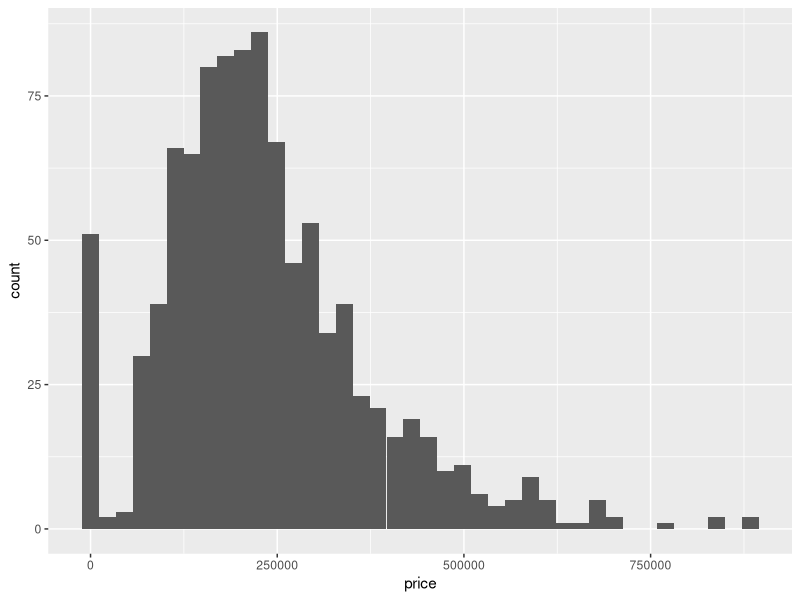
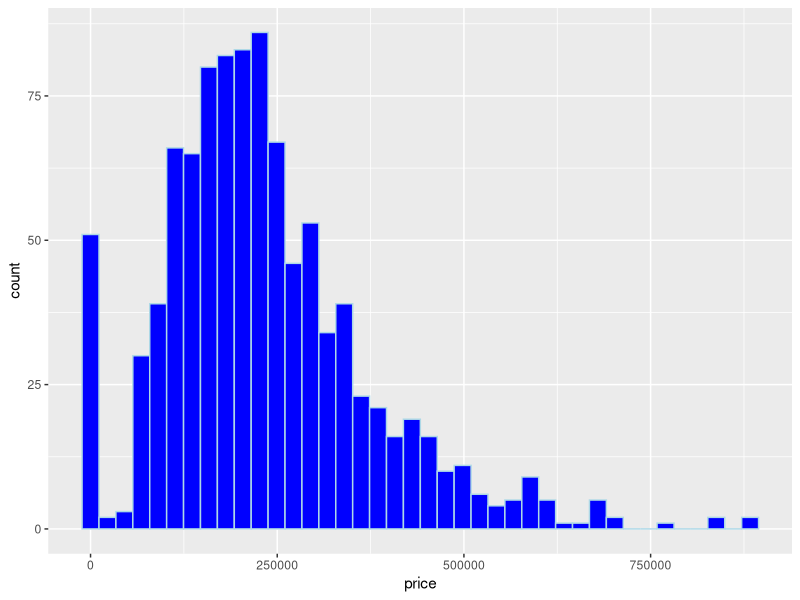
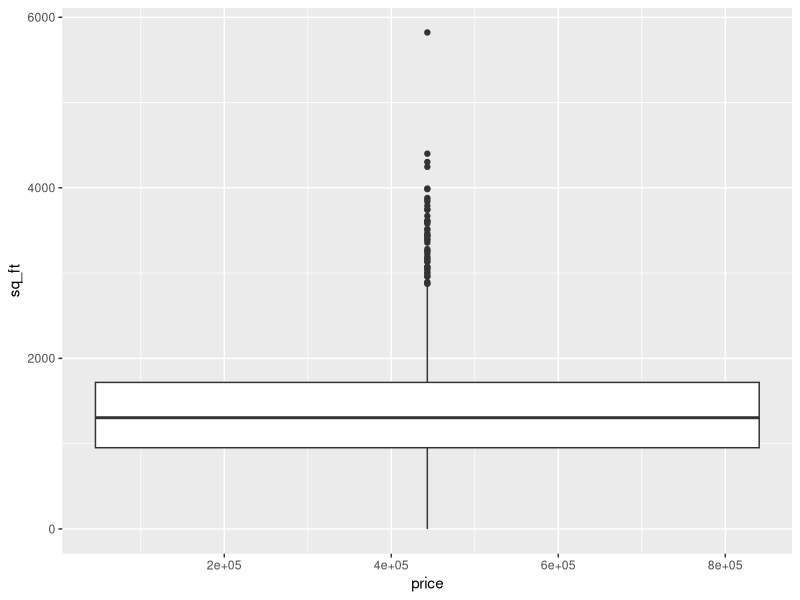
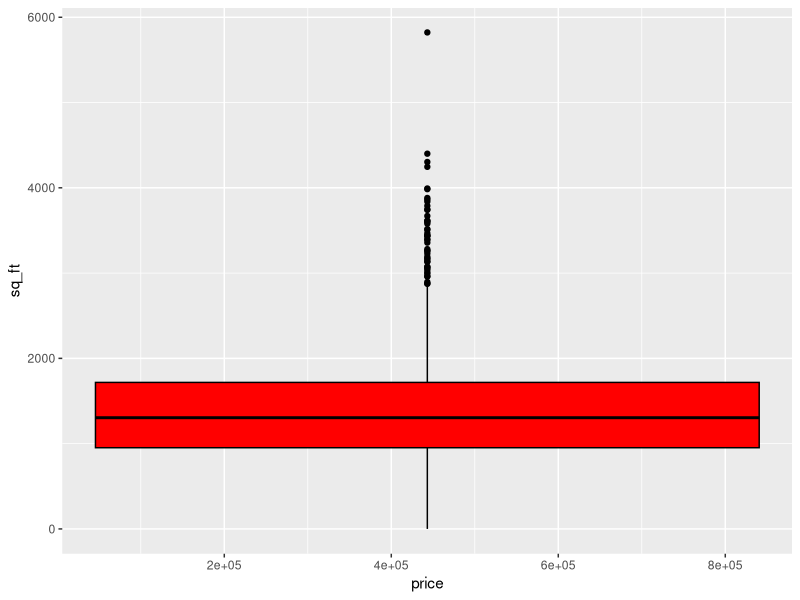
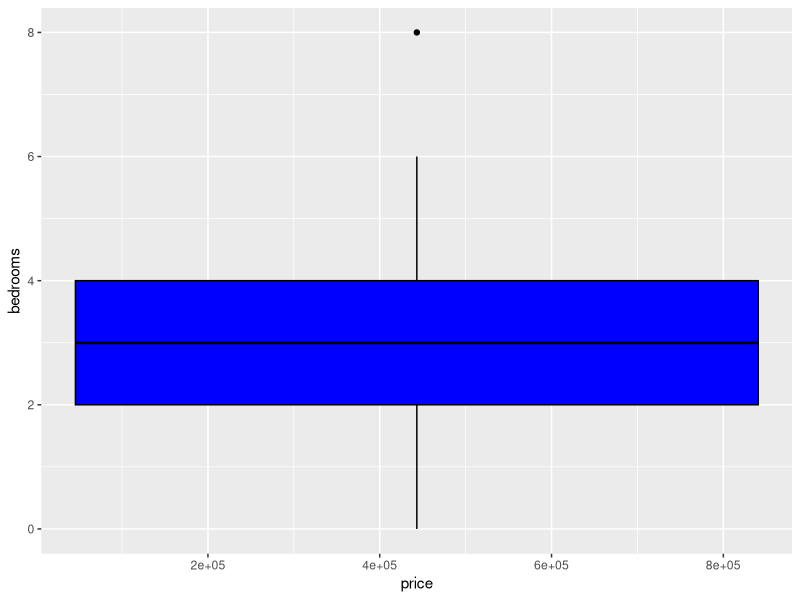
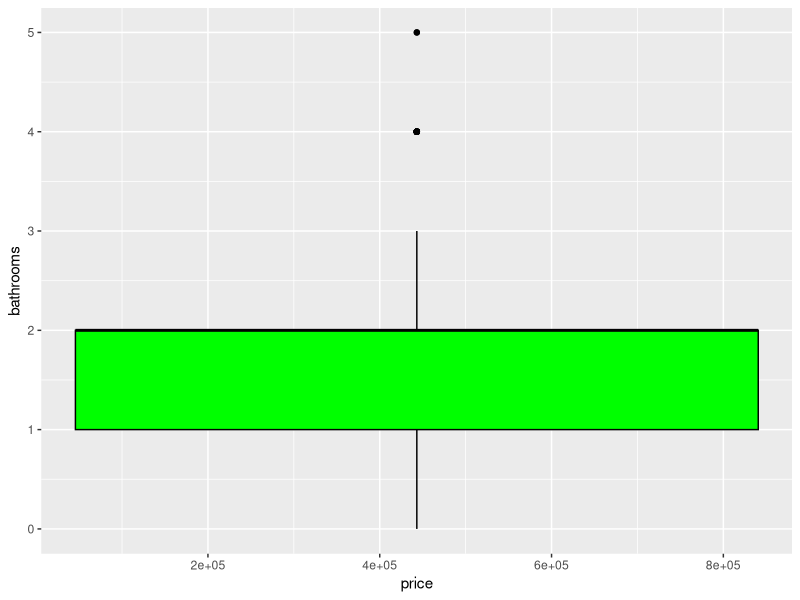
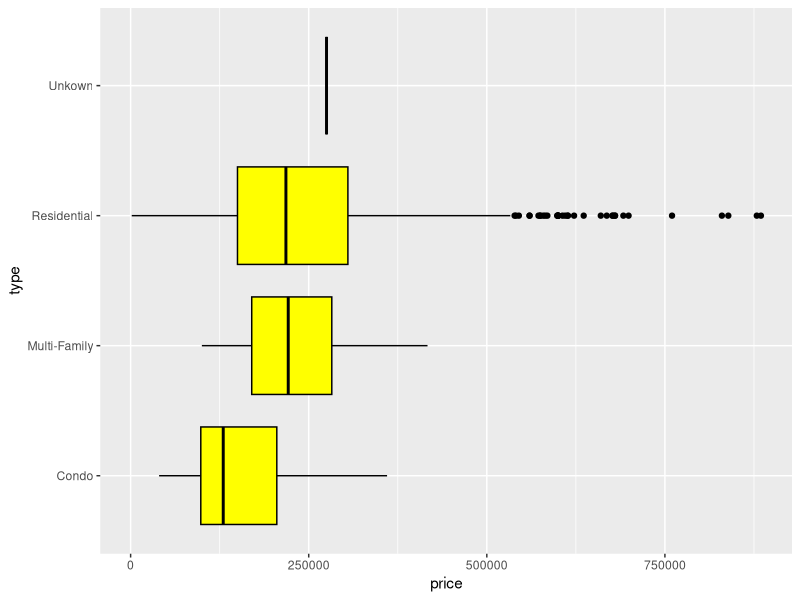
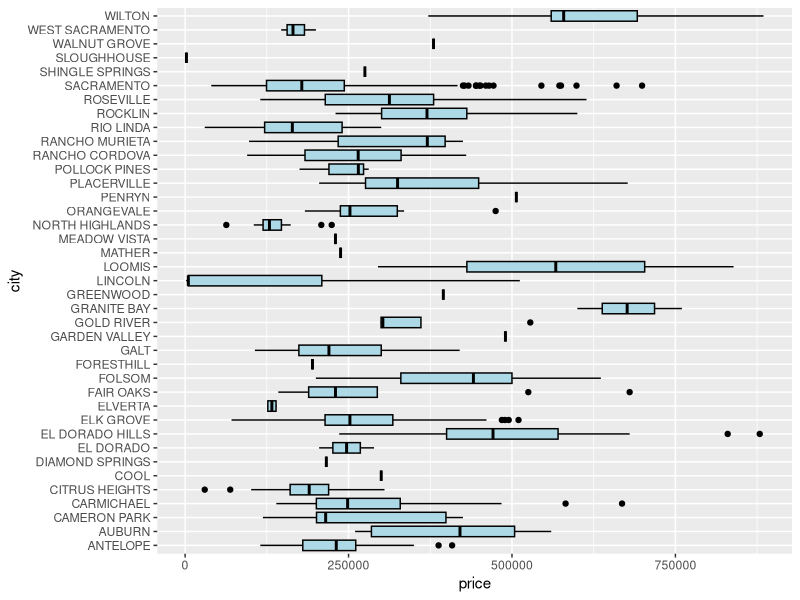

Reproduce these figures in R, in order.
library(tidyverse)
Sacramentorealestatetransactions <- read_csv("Sacramentorealestatetransactions.csv")
View(Sacramentorealestatetransactions)
str(Sacramentorealestatetransactions)

library(ggplot2)

ggplot(data=Sacramentorealestatetransactions,aes(x=price))+
geom_histogram(bins=40)

ggplot(data=Sacramentorealestatetransactions,aes(x=price))+
geom_histogram(bins=40,fill="blue",col="lightblue")

ggplot(data=Sacramentorealestatetransactions,aes(x=price,y=sq_ft,group = 1))+
geom_boxplot()

ggplot(data=Sacramentorealestatetransactions,aes(x=price,y=sq_ft,fill=sq_ft,group = 1))+
geom_boxplot(fill="red",col="black")

ggplot(data=Sacramentorealestatetransactions,aes(x=price,y=bedrooms,fill=bedrooms,group = 1))+
geom_boxplot(fill="blue",col="black")

ggplot(data=Sacramentorealestatetransactions,aes(x=price,y=bathrooms,fill=bathrooms,group = 1))+
geom_boxplot(fill="green",col="black")

ggplot(data=Sacramentorealestatetransactions,aes(x=price,y=type,fill=type))+
geom_boxplot(fill="yellow",col="black")

ggplot(data=Sacramentorealestatetransactions,aes(x=price,y=city,fill=city))+
geom_boxplot(fill="lightblue",col="black")

ggplot(data=Sacramentorealestatetransactions,aes(x=price,y=city,fill=city))+
geom_boxplot()


